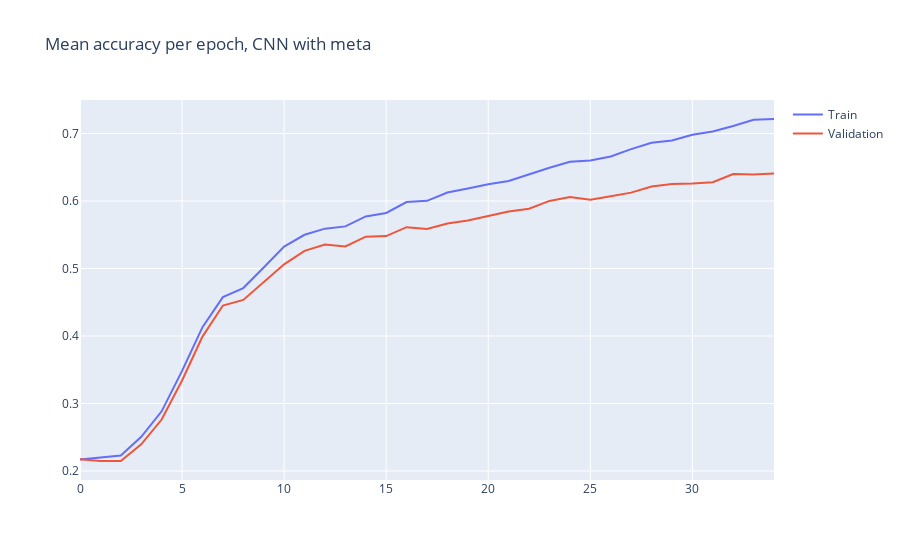

The code cell stored with this chart in its notebook:
### Code cell
train_trace = go.Scatter(x=np.arange(len(train_acc_2_mean)), y=train_acc_2_mean, name='Train')
val_trace = go.Scatter(x=np.arange(len(val_acc_2_mean)), y=val_acc_2_mean, name='Validation')
fig = go.Figure(data=[train_trace, val_trace], layout=go.Layout(title='Mean accuracy per epoch, CNN with meta'))
iplot(fig)

### Figure 1 — Plotly figure (JSON) as saved in the notebook; plotly's stock layout.template omitted (floating-point values rounded to 4 significant figures)
{"data": [{"name": "Train", "type": "scatter", "x": [0, 1, 2, 3, 4, 5, 6, 7, 8, 9, 10, 11, 12, 13, 14, 15, 16, 17, 18, 19, 20, 21, 22, 23, 24, 25, 26, 27, 28, 29, 30, 31, 32, 33, 34], "y": [0.217, 0.2196, 0.223, 0.2506, 0.2884, 0.3483, 0.413, 0.4576, 0.471, 0.5014, 0.5325, 0.5499, 0.559, 0.5624, 0.5771, 0.5822, 0.5984, 0.6002, 0.6125, 0.6184, 0.6248, 0.6296, 0.6399, 0.6492, 0.658, 0.6601, 0.6659, 0.6767, 0.6862, 0.6897, 0.6979, 0.7028, 0.711, 0.7204, 0.7214]}, {"name": "Validation", "type": "scatter", "x": [0, 1, 2, 3, 4, 5, 6, 7, 8, 9, 10, 11, 12, 13, 14, 15, 16, 17, 18, 19, 20, 21, 22, 23, 24, 25, 26, 27, 28, 29, 30, 31, 32, 33, 34], "y": [0.2175, 0.2148, 0.2149, 0.2395, 0.2762, 0.3341, 0.3991, 0.4451, 0.4534, 0.4805, 0.5061, 0.5262, 0.5356, 0.5326, 0.5471, 0.548, 0.5612, 0.5586, 0.5666, 0.5711, 0.5774, 0.5843, 0.5885, 0.6001, 0.6058, 0.602, 0.607, 0.6124, 0.6214, 0.625, 0.6259, 0.6277, 0.6398, 0.6394, 0.6406]}], "layout": {"title": {"text": "Mean accuracy per epoch, CNN with meta"}}}
